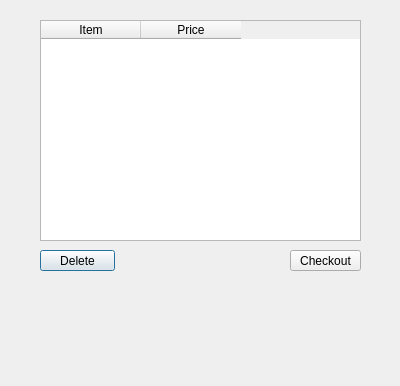
<?xml version="1.0" encoding="UTF-8"?>
<ui version="4.0">
 <class>Dialog</class>
 <widget class="QDialog" name="Dialog">
  <property name="geometry">
   <rect>
    <x>0</x>
    <y>0</y>
    <width>400</width>
    <height>386</height>
   </rect>
  </property>
  <property name="windowTitle">
   <string>Dialog</string>
  </property>
  <widget class="NewTableWidget" name="tableWidget_3">
   <property name="geometry">
    <rect>
     <x>40</x>
     <y>20</y>
     <width>321</width>
     <height>221</height>
    </rect>
   </property>
   <column>
    <property name="text">
     <string>Item</string>
    </property>
   </column>
   <column>
    <property name="text">
     <string>Price</string>
    </property>
   </column>
  </widget>
  <widget class="QPushButton" name="deleteButton">
   <property name="geometry">
    <rect>
     <x>40</x>
     <y>250</y>
     <width>75</width>
     <height>21</height>
    </rect>
   </property>
   <property name="text">
    <string>Delete</string>
   </property>
  </widget>
  <widget class="QPushButton" name="checkoutButton">
   <property name="geometry">
    <rect>
     <x>290</x>
     <y>250</y>
     <width>71</width>
     <height>21</height>
    </rect>
   </property>
   <property name="text">
    <string>Checkout</string>
   </property>
  </widget>
  <widget class="QLabel" name="totalLabel">
   <property name="geometry">
    <rect>
     <x>110</x>
     <y>300</y>
     <width>251</width>
     <height>41</height>
    </rect>
   </property>
   <property name="text">
    <string/>
   </property>
  </widget>
 </widget>
 <customwidgets>
  <customwidget>
   <class>NewTableWidget</class>
   <extends>QTableWidget</extends>
   <header location="global">newtablewidget.h</header>
  </customwidget>
 </customwidgets>
 <resources/>
 <connections/>
</ui>
